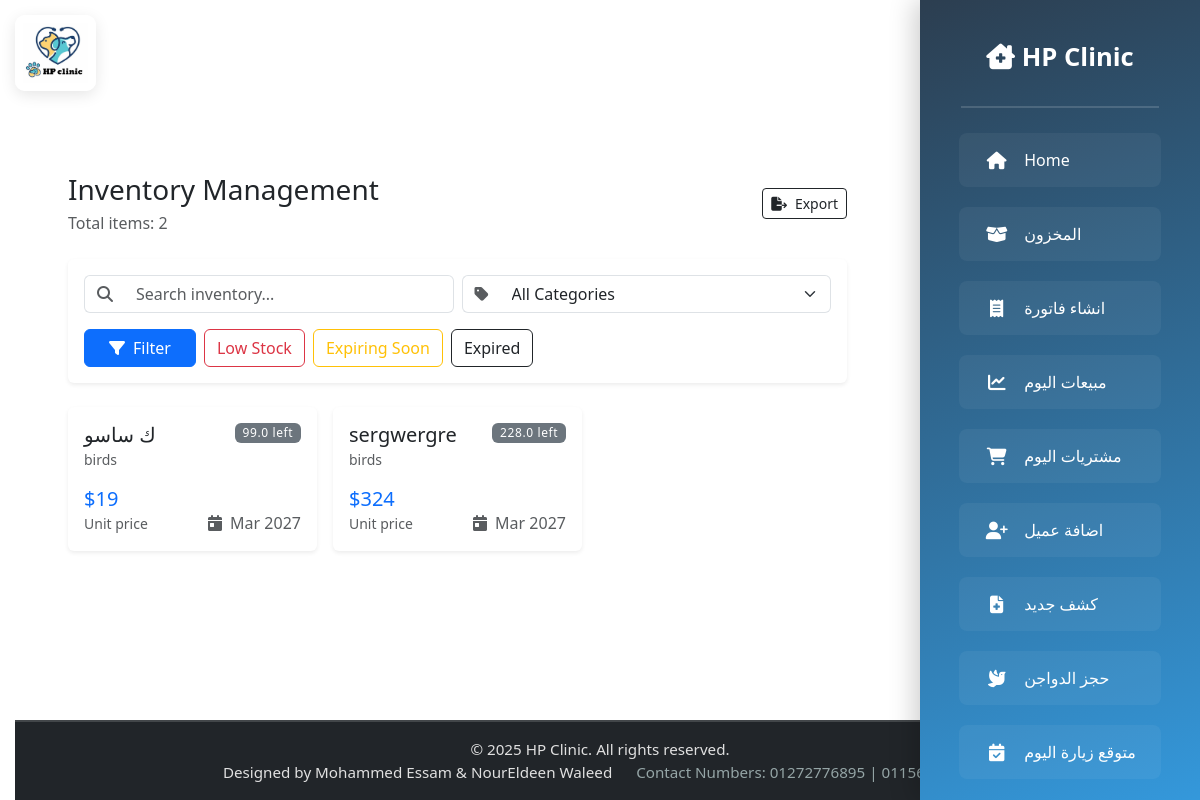
/prices/ (signed in), run on an earlier commit of the app's database.
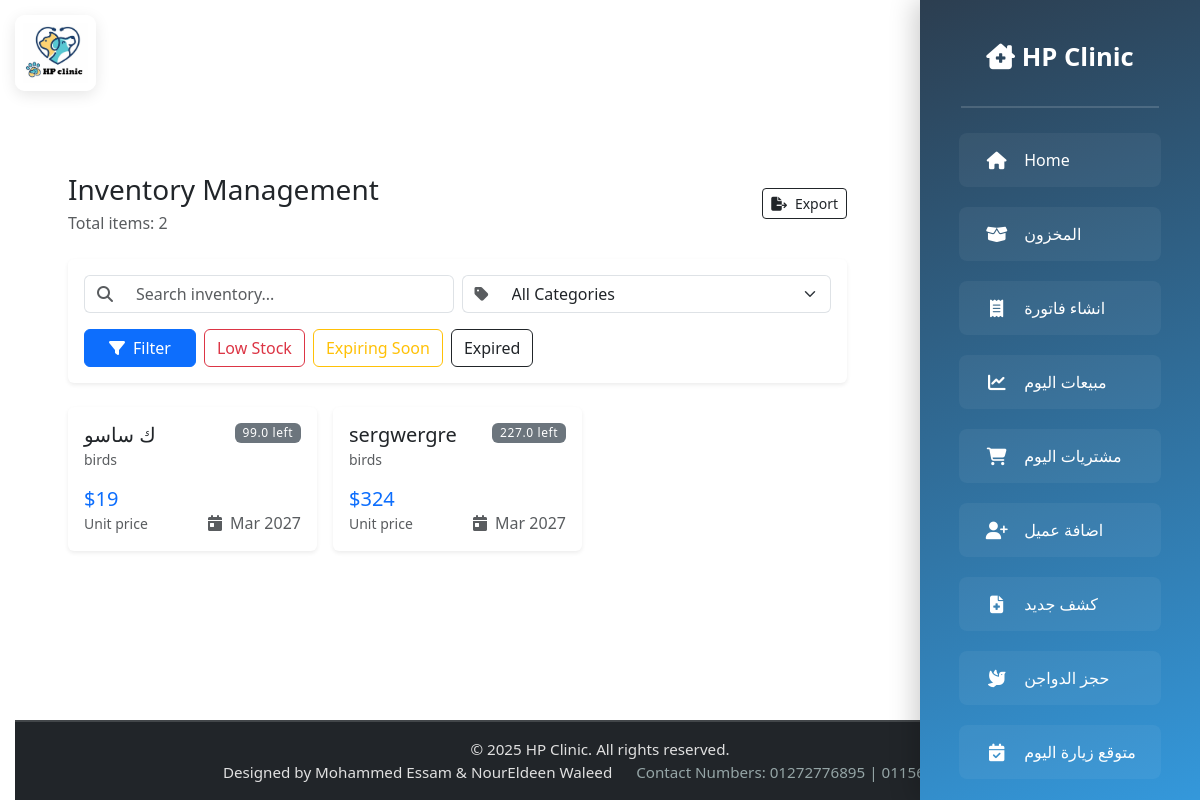
And on a later commit of the database.
### prices/models.py (models this page shows, shortened)
class Item(models.Model):
    name = models.CharField(max_length=100)
    category = models.ForeignKey(Category, on_delete=models.CASCADE)
    price = models.IntegerField()
    quantity = models.FloatField()  # Changed to FloatField
    exp = models.DateField(default=datetime.date.today, null=True, blank=True)
    is_deleted = models.BooleanField(default=False)

class Category(models.Model):
    name = models.CharField(max_length=100, unique=True)

### vetlogin/views.py (the view, shortened to what this page needs)
# urls.py: path('prices/', views.prices, name='prices'),
@login_required
def prices(request):
    query = request.GET.get('search', '')
    query_category = request.GET.get('category', '')
    low_stock = request.GET.get('low_stock', '')
    sort_exp = request.GET.get('sort_exp', '')
    show_expired = request.GET.get('show_expired', '')
    today = now().date()  # Get today's date
    items = Item.objects.filter(is_deleted=False)
    if query:
        items = items.filter(name__icontains=query)
    if query_category:
        items = items.filter(category__name=query_category)
    if low_stock:
        items = items.filter(quantity__lt=5)
    if sort_exp:
        items = items.order_by('exp')
    if show_expired:
        items = items.filter(exp__lt=today)  # Filter only expired items
    categories = Category.objects.all()
    return render(request, 'pricespage/prices.html', {
        'items': items,
        'query': query,
        'query_category': query_category,
        'categories': categories,
        'today': today  # Send today's date to the template
    })

### templates/pricespage/prices.html (shortened to what the changed rows need)
{% extends 'base.html' %}
{% load static %}
{% block content %}
<div class="container-lg px-3 py-4">
    <div class="d-flex align-items-center justify-content-between mb-4">
        <div>
            <h1 class="h3 mb-1">Inventory Management</h1>
        </div>
    </div>
    <div class="row g-3" id="items-grid">
        {% if items %}
            {% for item in items %}
            <div class="col-12 col-md-6 col-lg-4">
                <div class="card h-100 shadow-sm border-0 {% if item.exp and item.exp < today %}expired-item{% endif %}">
                    <div class="card-body p-3">
                        <div class="d-flex justify-content-between align-items-start mb-2">
                            <div>
                                <h5 class="mb-0">
                                    {{ item.name }}
                                </h5>
                                <small class="text-muted">{{ item.category.name }}</small>
                            </div>
                            <span class="badge {% if item.quantity < 5 %}bg-danger{% else %}bg-secondary{% endif %}">
                                {{ item.quantity }} left
                            </span>
                        </div>
                        <div class="d-flex justify-content-between align-items-end mt-3">
                            <div>
                                <div class="h5 mb-0 text-primary">${{ item.price }}</div>
                                <small class="text-muted">Unit price</small>
                            </div>
                            <div class="text-end">
                                {% if item.exp %}
                                <div class="text-sm {% if item.exp < today %}text-danger{% else %}text-muted{% endif %}">
                                    <i class="fas fa-calendar-day me-1"></i>
                                    {{ item.exp|date:"M Y" }}
                                </div>
                                {% else %}
                                <div class="text-muted">No expiry</div>
                                {% endif %}
                            </div>
                        </div>
                    </div>
                </div>
            </div>
            {% endfor %}
        {% endif %}
    </div>
</div>
{% endblock %}

What changed in the data, as far as the page shows it:
changed Item "sergwergre": quantity "228.0" → "227.0"
